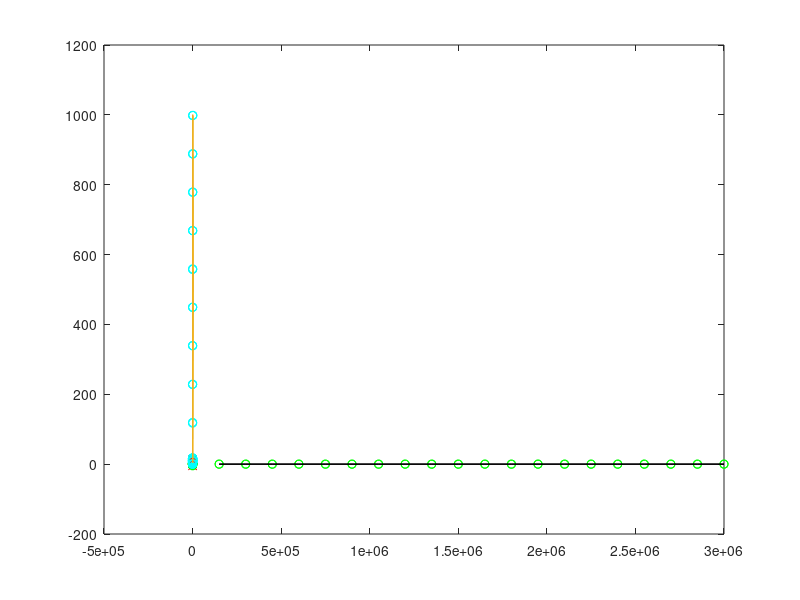

Here is the MATLAB script that generated this plot: (Note: this script raises an error after producing the figure.)
% Fit the data in a least squares sense with polynomials of degrees 1 through
% 10. Compare the fitted polynomial with erf(t) for values of t between the data
% points. How does the maximum error depend on the polynomial degree?

clear all;
clc;
format long;

for k = 1:11
    t(k) = (k - 1)/10;
    y(k) = erf(t(k));
end
plot(t,y,'ro');
y = y';
hold on;

for degree = 1:10
    
    for i = 0:degree
        X(:,i+1) = t.^(degree-i);
    end
    X(:,degree+1) = ones(11,1);

    beta = X\y;

    x = 0:.001:1;
    
    for j = 0:degree
        B(:,j+1) = x.^(degree-j);
    end
    B(:,degree+1) = ones(1001,1);

    L = B*beta;

    plot(x, L, '-');

    for l = 1:10;
        approx = L(((l-1)*.1 < x) & (x < l*.1))';
        true = erf(x(((l-1)*.1 < x) & (x < l*.1)));
        Errors(:,l) = max(abs(true - approx));
    end
    Errors'
end

%%%%%%%%%%%%%%%%%%%%%%%%%%%%%%%%%%%%%%%%%%%%%%%%%%%%%
% Because erf(t) is an odd function of t, that is, erf(x) = −erf(−x), it is
% reasonable to fit the data by a linear combination of odd powers of t:
% erf(t) ≈ c 1 t + c 2 t 3 + · · · + c n t 2n−1 .
% Again, see how the error between data points depends on n.

clear all;
clc;
format long;

for k = 1:11
    t(k) = (k - 1)/10;
    y(k) = erf(t(k));
end
plot(t,y,'ro');
y = y';
hold on;

for degree = 1:2:19
    
    for i = 0:2:degree
        X(:,i+1) = t.^(degree-i);
    end
    X(:,degree+1) = ones(11,1);

    beta = X\y;
    
    x = 0:.001:1;
    
    for j = 0:2:degree
        B(:,j+1) = x.^(degree-j);
    end
    B(:,degree+1) = ones(1001,1);

    L = B*beta;

    plot(x, L, '-');

    for l = 1:10;
        approx = L(((l-1)*.1 < x) & (x < l*.1))';
        true = erf(x(((l-1)*.1 < x) & (x < l*.1)));
        Errors(:,l) = max(abs(true - approx));
    end
    Errors'
end

%%%%%%%%%%%%%%%%%%%%%%%%%%%%%%%%%%%%%%%%%%%%%%%%%%%%%%%%%%
% Fit the data with a straight line, y(t) = β 1 + β 2 t, and plot the residuals,
% y(t k ) − y k . You should observe that one of the data points has a much larger
% residual than the others. This is probably an outlier.

clear all; clc;
format long;

t = 1:25;
y = [  5.0291  6.5099  5.3666  4.1272  4.2948
       6.1261 12.5140 10.0502  9.1614  7.5677
       7.2920 10.0357 11.0708 13.4045 12.8415
      11.9666 11.0765 11.7774 14.5701 17.0440
      17.0398 15.9069 15.4850 15.5112 17.6572];
  y = y';
  y = y(:);
  
  plot(t, y, 'co');
  hold on;
  
  X(:,1) = t;
  X(:,2) = ones(25,1);
  
  beta = X\y;
  
  x = 1:25;
  
  B(:,1) = x;
  B(:,2) = ones(length(x), 1);
  
  f = B*beta;
  
  plot(x, f, '-');
  
  r = f - y
 
  plot(t,r,'go', t, zeros(length(t),1), 'k-')

  plot(7, y(7), 'rx', 7, r(7), 'rx');
 
%%%%%%%%%%%%%%%%%%%%%%%%%%%%%%%%%%%%%%%%%%%%%%%%%%%%%%%%%%5
% Discard the outlier, and fit the data again by a straight line. Plot the
% residuals again. Do you see any pattern in the residuals?

clear all; clc;
format long;

t = 1:25;
y = [  5.0291  6.5099  5.3666  4.1272  4.2948
       6.1261 12.5140 10.0502  9.1614  7.5677
       7.2920 10.0357 11.0708 13.4045 12.8415
      11.9666 11.0765 11.7774 14.5701 17.0440
      17.0398 15.9069 15.4850 15.5112 17.6572];
y = y';
y = y(:);

y(7) = [];
t(7) = [];
  
plot(t, y, 'co');
hold on;

X(:,1) = t;
X(:,2) = ones(24,1);
  
beta = X\y;
  
x = 1:25;
x(7) = [];

B(:,1) = x;
B(:,2) = ones(length(x), 1);
  
f = B*beta;
  
plot(x, f, '-');
  
r = f - y;
  
plot(t, r, 'go', t, zeros(length(t),1), 'k-');

%%%%%%%%%%%%%%%%%%%%%%%%%%%%%%%%%%%%%%%%%%%%%%%%%%%%%%%%%%%%%%
% Fit the data, with the outlier excluded, by a model of the form
% y(t) = β 1 + β 2 t + β 3 sin t.

clear all; clc;
format long;

t = 1:25;
y = [  5.0291  6.5099  5.3666  4.1272  4.2948
       6.1261 12.5140 10.0502  9.1614  7.5677
       7.2920 10.0357 11.0708 13.4045 12.8415
      11.9666 11.0765 11.7774 14.5701 17.0440
      17.0398 15.9069 15.4850 15.5112 17.6572];
y = y';
y = y(:);

y(7) = [];
t(7) = [];
  
plot(t, y, 'co');
hold on;

X(:,1) = t;
X(:,2) = sin(t);
X(:,3) = ones(24,1);
  
beta = X\y;
  
x = 1:0.01:26;

B(:,1) = x;
B(:,2) = sin(x);
B(:,3) = ones(length(x), 1);
  
f = B*beta;
  
plot(x, f, '-');
plot(7, 12.5140, 'r*');

%%%%%%%%%%%%%%%%%%%%%%%%%%%%%%%%%%%%%%%%%%%%%%%%%%%%%%%%%%%%%%
% Norris: linear polynomial for calibration of ozone monitors;

clear all; clc;
format long;

y = [ 0.1 338.8 118.1 888.0 9.2 228.1 668.5 998.5 449.1 778.9 559.2 0.3 0.1 778.1 668.8 339.3 448.9 10.8 557.7 228.3 998.0 888.8 119.6 0.3 0.6 557.6 339.3 888.0 998.5 778.9 10.2 117.6 228.9 668.4 449.2 0.2];
  
x = [ 0.2 337.4 118.2 884.6 10.1 226.5 666.3 996.3 448.6 777.0 558.2 0.4 0.6 775.5 666.9 338.0 447.5 11.6 556.0 228.1 995.8 887.6 120.2 0.3 0.3 556.8 339.1 887.2 999.0 779.0 11.1 118.3 229.2 669.1 448.9 0.5];

plot(x,y,'co');
hold on;

X(:,1) = x;
X(:,2) = ones(length(x), 1);

beta = X\y'

f = X*beta;

plot(x, f, '-');

r = y' - f;

%%%%%%%%%%%%%%%%%%%%%%%%%%%%%%%%%%%%%%%%%%%%%%%%%%%%%%%%%%%%%%%%%%
% Pontius: quadratic polynomial for calibration of load cells.

clear all; clc;
format long;

y = [.11019 .21956 .32949 .43899 .54803 .65694 .76562 .87487 .98292 1.09146 1.20001 1.30822 1.41599 1.52399 1.63194 1.73947 1.84646 1.95392 2.06128 2.16844 .11052 .22018 .32939 .43886 .54798 .65739 .76596 .87474 .98300 1.09150 1.20004 1.30818 1.41613 1.52408 1.63159 1.73965 1.84696 1.95445 2.06177 2.16829];
x = [150000 300000 450000 600000 750000 900000 1050000 1200000 1350000 1500000 1650000 1800000 1950000 2100000 2250000 2400000 2550000 2700000 2850000 3000000 150000 300000 450000 600000 750000 900000 1050000 1200000 1350000 1500000 1650000 1800000 1950000 2100000 2250000 2400000 2550000 2700000 2850000 3000000];

%plot(x,y,'co');
hold on;

X(:,1) = x;
X(:,2) = x.^2;
X(:,3) = ones(length(x), 1);

beta = X\y';

B(:,1) = x;
B(:,2) = x.^2;
B(:,3) = ones(length(x), 1);

f = B*beta;

%plot(x, f, '-');

r = y' - f;

plot(x, r, 'go', x, zeros(length(x),1), 'k-');

%%%%%%%%%%%%%%%%%%%%%%%%%%%%%%%%%%%%%%%%%%%%%%%%%%%%%%%%%%%%%%%%%%
% The data set is available from the NIST Web site. There is one line for each
% data point. The data are given with the first number on the line a value
% of y, and the second number the corresponding x. The x-values are not
% monotonically ordered, but it is not necessary to sort them. Let n be the
% number of data points and p = 11 the number of polynomial coefficients

clear all; clc; close all;
format long;

y = [0.8116 0.9072 0.9052 0.9039 0.8053 0.8377 0.8667 0.8809 0.7975 0.8162 0.8515 0.8766 0.8885 0.8859 0.8959 0.8913 0.8959 0.8971 0.9021 0.909 0.9139 0.9199 0.8692 0.8872 0.89 0.891 0.8977 0.9035 0.9078 0.7675 0.7705 0.7713 0.7736 0.7775 0.7841 0.7971 0.8329 0.8641 0.8804 0.7668 0.7633 0.7678 0.7697 0.77 0.7749 0.7796 0.7897 0.8131 0.8498 0.8741 0.8061 0.846 0.8751 0.8856 0.8919 0.8934 0.894 0.8957 0.9047 0.9129 0.9209 0.9219 0.7739 0.7681 0.7665 0.7703 0.7702 0.7761 0.7809 0.7961 0.8253 0.8602 0.8809 0.8301 0.8664 0.8834 0.8898 0.8964 0.8963 0.9074 0.9119 0.9228];
x = [-6.860120914 -4.324130045 -4.358625055 -4.358426747 -6.955852379 -6.661145254 -6.355462942 -6.118102026 -7.115148017 -6.815308569 -6.519993057 -6.204119983 -5.853871964 -6.109523091 -5.79832982 -5.482672118 -5.171791386 -4.851705903 -4.517126416 -4.143573228 -3.709075441 -3.499489089 -6.300769497 -5.953504836 -5.642065153 -5.031376979 -4.680685696 -4.329846955 -3.928486195 -8.56735134 -8.363211311 -8.107682739 -7.823908741 -7.522878745 -7.218819279 -6.920818754 -6.628932138 -6.323946875 -5.991399828 -8.781464495 -8.663140179 -8.473531488 -8.247337057 -7.971428747 -7.676129393 -7.352812702 -7.072065318 -6.774174009 -6.478861916 -6.159517513 -6.835647144 -6.53165267 -6.224098421 -5.910094889 -5.598599459 -5.290645224 -4.974284616 -4.64454848 -4.290560426 -3.885055584 -3.408378962 -3.13200249 -8.726767166 -8.66695597 -8.511026475 -8.165388579 -7.886056648 -7.588043762 -7.283412422 -6.995678626 -6.691862621 -6.392544977 -6.067374056 -6.684029655 -6.378719832 -6.065855188 -5.752272167 -5.132414673 -4.811352704 -4.098269308 -3.66174277 -3.2644011];

plot(x,y,'c.');
hold on;

xx = -9:.001:-3;

X(:,1) = x.^10;
X(:,2) = x.^9;
X(:,3) = x.^8;
X(:,4) = x.^7;
X(:,5) = x.^6;
X(:,6) = x.^5;
X(:,7) = x.^4;
X(:,8) = x.^3;
X(:,9) = x.^2;
X(:,10) = x.^1;
X(:,11) = ones(length(x), 1);

beta = X\y';

B1 = polyfit(x,y,10)';        % polyfit
B2 = beta;                    % backslash
B3 = pinv(X)*y';              % Pseudoinverse
B4 = inv(X'*X)*X'*y';         % Normal Equation

u = mean(x);                  % Centering
o = std(x);
t = (x - u)./o;
C(:,1) = t.^10;
C(:,2) = t.^9;
C(:,3) = t.^8;
C(:,4) = t.^7;
C(:,5) = t.^6;
C(:,6) = t.^5;
C(:,7) = t.^4;
C(:,8) = t.^3;
C(:,9) = t.^2;
C(:,10) = t.^1;
C(:,11) = ones(length(t), 1);
B5 = polyfit(t,y,10)';

betaTrue = [-0.0000402962525080404 -0.00246781078275479 -0.0670191154593408 -1.06221498588947 -10.8753180355343 -75.1242017393757 -354.478233703349 -1127.97394098372 -2316.37108160893 -2772.17959193342 -1467.48961422980];  
B6 = betaTrue';

XX(:,1) = xx.^10;
XX(:,2) = xx.^9;
XX(:,3) = xx.^8;
XX(:,4) = xx.^7;
XX(:,5) = xx.^6;
XX(:,6) = xx.^5;
XX(:,7) = xx.^4;
XX(:,8) = xx.^3;
XX(:,9) = xx.^2;
XX(:,10) = xx.^1;
XX(:,11) = ones(length(xx), 1);

P1 = XX*B1;             % polyfit
P2 = XX*B2;             % backslash
P3 = XX*B3;             % Pseudoinverse
P5 = C*B5;              % Centering
P6 = XX*B6;             % Given Beta's

plot(xx,P1,'r-');
plot(xx,P2,'y-');       %P2 = P3 = P5
plot(xx,P3,'g-');
plot(xx,P6,'b-');       %P1 = P6

%%%%%%%%%%%%%%%%%%%%%%%%%%%%%%%%%%%%%%%%%%%%%%%%%%%%%%%%%%%%%%%%%%%
% As your first experiment, load the data into Matlab, plot it with ‘.’
% as the line type, and then invoke the Basic Fitting tool available under the
% Tools menu on the figure window. Select the 10th-degree polynomial fit.
% You will be warned that the polynomial is badly conditioned, but ignore that
% for now. How do the computed coefficients compare with the certified values
% on the NIST Web page? How does the plotted fit compare with the graphic
% on the NIST Web page? The basic fitting tool also displays the norm of the
% residuals, ∥r∥. Compare this with the NIST quantity “Residual Standard
% Deviation,” which is
%      ∥r∥ / sqrt(n - p)

clear all; clc; close all;
format long;

y = [0.8116 0.9072 0.9052 0.9039 0.8053 0.8377 0.8667 0.8809 0.7975 0.8162 0.8515 0.8766 0.8885 0.8859 0.8959 0.8913 0.8959 0.8971 0.9021 0.909 0.9139 0.9199 0.8692 0.8872 0.89 0.891 0.8977 0.9035 0.9078 0.7675 0.7705 0.7713 0.7736 0.7775 0.7841 0.7971 0.8329 0.8641 0.8804 0.7668 0.7633 0.7678 0.7697 0.77 0.7749 0.7796 0.7897 0.8131 0.8498 0.8741 0.8061 0.846 0.8751 0.8856 0.8919 0.8934 0.894 0.8957 0.9047 0.9129 0.9209 0.9219 0.7739 0.7681 0.7665 0.7703 0.7702 0.7761 0.7809 0.7961 0.8253 0.8602 0.8809 0.8301 0.8664 0.8834 0.8898 0.8964 0.8963 0.9074 0.9119 0.9228];
x = [-6.860120914 -4.324130045 -4.358625055 -4.358426747 -6.955852379 -6.661145254 -6.355462942 -6.118102026 -7.115148017 -6.815308569 -6.519993057 -6.204119983 -5.853871964 -6.109523091 -5.79832982 -5.482672118 -5.171791386 -4.851705903 -4.517126416 -4.143573228 -3.709075441 -3.499489089 -6.300769497 -5.953504836 -5.642065153 -5.031376979 -4.680685696 -4.329846955 -3.928486195 -8.56735134 -8.363211311 -8.107682739 -7.823908741 -7.522878745 -7.218819279 -6.920818754 -6.628932138 -6.323946875 -5.991399828 -8.781464495 -8.663140179 -8.473531488 -8.247337057 -7.971428747 -7.676129393 -7.352812702 -7.072065318 -6.774174009 -6.478861916 -6.159517513 -6.835647144 -6.53165267 -6.224098421 -5.910094889 -5.598599459 -5.290645224 -4.974284616 -4.64454848 -4.290560426 -3.885055584 -3.408378962 -3.13200249 -8.726767166 -8.66695597 -8.511026475 -8.165388579 -7.886056648 -7.588043762 -7.283412422 -6.995678626 -6.691862621 -6.392544977 -6.067374056 -6.684029655 -6.378719832 -6.065855188 -5.752272167 -5.132414673 -4.811352704 -4.098269308 -3.66174277 -3.2644011];

plot(x,y,'c.');
hold on;

%%%%%%%%%%%%%%%%%%%%%%%%%%%%%%%%%%%%%%%%%%%%%%%%%%%%%%%%%%%%%%%%%%%%%
% Examine this data set more carefully by using six different methods to
% compute the polynomial fit. Explain all the warning messages you receive
% during these computations.
% • Polyfit: Use polyfit(x,y,10).
% • Backslash: Use X\y, where X is the n-by-p truncated Vandermonde
% matrix with elements
% X i,j = x p−j
% , i = 1, . . . , n, j = 1, . . . , p.
% i
% • Pseudoinverse: Use pinv(X)*y.
% • Normal equations: Use inv(X’*X)*X’*y.
% • Centering: Let μ = mean(x), σ = std(x), t = (x − μ)/σ.
% Use polyfit(t,y,10).
% • Certified coefficients: Obtain the coefficients from the NIST Web page.

clear all; clc; close all;
format long;

y = [0.8116 0.9072 0.9052 0.9039 0.8053 0.8377 0.8667 0.8809 0.7975 0.8162 0.8515 0.8766 0.8885 0.8859 0.8959 0.8913 0.8959 0.8971 0.9021 0.909 0.9139 0.9199 0.8692 0.8872 0.89 0.891 0.8977 0.9035 0.9078 0.7675 0.7705 0.7713 0.7736 0.7775 0.7841 0.7971 0.8329 0.8641 0.8804 0.7668 0.7633 0.7678 0.7697 0.77 0.7749 0.7796 0.7897 0.8131 0.8498 0.8741 0.8061 0.846 0.8751 0.8856 0.8919 0.8934 0.894 0.8957 0.9047 0.9129 0.9209 0.9219 0.7739 0.7681 0.7665 0.7703 0.7702 0.7761 0.7809 0.7961 0.8253 0.8602 0.8809 0.8301 0.8664 0.8834 0.8898 0.8964 0.8963 0.9074 0.9119 0.9228];
x = [-6.860120914 -4.324130045 -4.358625055 -4.358426747 -6.955852379 -6.661145254 -6.355462942 -6.118102026 -7.115148017 -6.815308569 -6.519993057 -6.204119983 -5.853871964 -6.109523091 -5.79832982 -5.482672118 -5.171791386 -4.851705903 -4.517126416 -4.143573228 -3.709075441 -3.499489089 -6.300769497 -5.953504836 -5.642065153 -5.031376979 -4.680685696 -4.329846955 -3.928486195 -8.56735134 -8.363211311 -8.107682739 -7.823908741 -7.522878745 -7.218819279 -6.920818754 -6.628932138 -6.323946875 -5.991399828 -8.781464495 -8.663140179 -8.473531488 -8.247337057 -7.971428747 -7.676129393 -7.352812702 -7.072065318 -6.774174009 -6.478861916 -6.159517513 -6.835647144 -6.53165267 -6.224098421 -5.910094889 -5.598599459 -5.290645224 -4.974284616 -4.64454848 -4.290560426 -3.885055584 -3.408378962 -3.13200249 -8.726767166 -8.66695597 -8.511026475 -8.165388579 -7.886056648 -7.588043762 -7.283412422 -6.995678626 -6.691862621 -6.392544977 -6.067374056 -6.684029655 -6.378719832 -6.065855188 -5.752272167 -5.132414673 -4.811352704 -4.098269308 -3.66174277 -3.2644011];

plot(x,y,'c.');
hold on;

xx = -9:.001:-3;

X(:,1) = x.^10;
X(:,2) = x.^9;
X(:,3) = x.^8;
X(:,4) = x.^7;
X(:,5) = x.^6;
X(:,6) = x.^5;
X(:,7) = x.^4;
X(:,8) = x.^3;
X(:,9) = x.^2;
X(:,10) = x.^1;
X(:,11) = ones(length(x), 1);

beta = X\y';

B1 = polyfit(x,y,10)';        % polyfit
B2 = beta;                    % backslash
B3 = pinv(X)*y';              % Pseudoinverse
B4 = inv(X'*X)*X'*y';         % Normal Equation

u = mean(x);                  % Centering
o = std(x);
t = (x - u)./o;
C(:,1) = t.^10;
C(:,2) = t.^9;
C(:,3) = t.^8;
C(:,4) = t.^7;
C(:,5) = t.^6;
C(:,6) = t.^5;
C(:,7) = t.^4;
C(:,8) = t.^3;
C(:,9) = t.^2;
C(:,10) = t.^1;
C(:,11) = ones(length(t), 1);
B5 = polyfit(t,y,10)';

betaTrue = [-0.0000402962525080404 -0.00246781078275479 -0.0670191154593408 -1.06221498588947 -10.8753180355343 -75.1242017393757 -354.478233703349 -1127.97394098372 -2316.37108160893 -2772.17959193342 -1467.48961422980];  
B6 = betaTrue';

XX(:,1) = xx.^10;
XX(:,2) = xx.^9;
XX(:,3) = xx.^8;
XX(:,4) = xx.^7;
XX(:,5) = xx.^6;
XX(:,6) = xx.^5;
XX(:,7) = xx.^4;
XX(:,8) = xx.^3;
XX(:,9) = xx.^2;
XX(:,10) = xx.^1;
XX(:,11) = ones(length(xx), 1);

P1 = XX*B1;             % polyfit
P2 = XX*B2;             % backslash
P3 = XX*B3;             % Pseudoinverse
P5 = C*B5;              % Centering
P6 = XX*B6;             % Given Beta's

%polyNorm = norm(y-P1)
%backslashNorm = norm(y'-P2)
%PseudoinverseNorm = norm(y'-P3)
%CenteringNorm = norm(y'-P5)
%GivenBetaNorm = norm(y'-P6)

plot(xx,P1,'r-');
plot(xx,P2,'y-');       %P2 = P3 = P5
plot(xx,P3,'g-');
plot(xx,P6,'b-');       %P1 = P6

%%%%%%%%%%%%%%%%%%%%%%%%%%%%%%%%%%%%%%%%%%%%%%%%%%%%%%%%%%%%%%%%%%%%5
% What are the norms of the residuals for the fits computed by the six
% different methods?

clear all; clc; close all;
format long;

y = [0.8116 0.9072 0.9052 0.9039 0.8053 0.8377 0.8667 0.8809 0.7975 0.8162 0.8515 0.8766 0.8885 0.8859 0.8959 0.8913 0.8959 0.8971 0.9021 0.909 0.9139 0.9199 0.8692 0.8872 0.89 0.891 0.8977 0.9035 0.9078 0.7675 0.7705 0.7713 0.7736 0.7775 0.7841 0.7971 0.8329 0.8641 0.8804 0.7668 0.7633 0.7678 0.7697 0.77 0.7749 0.7796 0.7897 0.8131 0.8498 0.8741 0.8061 0.846 0.8751 0.8856 0.8919 0.8934 0.894 0.8957 0.9047 0.9129 0.9209 0.9219 0.7739 0.7681 0.7665 0.7703 0.7702 0.7761 0.7809 0.7961 0.8253 0.8602 0.8809 0.8301 0.8664 0.8834 0.8898 0.8964 0.8963 0.9074 0.9119 0.9228];
x = [-6.860120914 -4.324130045 -4.358625055 -4.358426747 -6.955852379 -6.661145254 -6.355462942 -6.118102026 -7.115148017 -6.815308569 -6.519993057 -6.204119983 -5.853871964 -6.109523091 -5.79832982 -5.482672118 -5.171791386 -4.851705903 -4.517126416 -4.143573228 -3.709075441 -3.499489089 -6.300769497 -5.953504836 -5.642065153 -5.031376979 -4.680685696 -4.329846955 -3.928486195 -8.56735134 -8.363211311 -8.107682739 -7.823908741 -7.522878745 -7.218819279 -6.920818754 -6.628932138 -6.323946875 -5.991399828 -8.781464495 -8.663140179 -8.473531488 -8.247337057 -7.971428747 -7.676129393 -7.352812702 -7.072065318 -6.774174009 -6.478861916 -6.159517513 -6.835647144 -6.53165267 -6.224098421 -5.910094889 -5.598599459 -5.290645224 -4.974284616 -4.64454848 -4.290560426 -3.885055584 -3.408378962 -3.13200249 -8.726767166 -8.66695597 -8.511026475 -8.165388579 -7.886056648 -7.588043762 -7.283412422 -6.995678626 -6.691862621 -6.392544977 -6.067374056 -6.684029655 -6.378719832 -6.065855188 -5.752272167 -5.132414673 -4.811352704 -4.098269308 -3.66174277 -3.2644011];

plot(x,y,'c.');
hold on;

xx = -9:.001:-3;

X(:,1) = x.^10;
X(:,2) = x.^9;
X(:,3) = x.^8;
X(:,4) = x.^7;
X(:,5) = x.^6;
X(:,6) = x.^5;
X(:,7) = x.^4;
X(:,8) = x.^3;
X(:,9) = x.^2;
X(:,10) = x.^1;
X(:,11) = ones(length(x), 1);

beta = X\y';

B1 = polyfit(x,y,10)';        % polyfit
B2 = beta;                    % backslash
B3 = pinv(X)*y';              % Pseudoinverse
B4 = inv(X'*X)*X'*y';         % Normal Equation

u = mean(x);                  % Centering
o = std(x);
t = (x - u)./o;
C(:,1) = t.^10;
C(:,2) = t.^9;
C(:,3) = t.^8;
C(:,4) = t.^7;
C(:,5) = t.^6;
C(:,6) = t.^5;
C(:,7) = t.^4;
C(:,8) = t.^3;
C(:,9) = t.^2;
C(:,10) = t.^1;
C(:,11) = ones(length(t), 1);
B5 = polyfit(t,y,10)';

betaTrue = [-0.0000402962525080404 -0.00246781078275479 -0.0670191154593408 -1.06221498588947 -10.8753180355343 -75.1242017393757 -354.478233703349 -1127.97394098372 -2316.37108160893 -2772.17959193342 -1467.48961422980];  
B6 = betaTrue';

P1 = X*B1;
P2 = X*B2;
P3 = X*B3;
P4 = X*B4;
P5 = C*B5;
P6 = X*B6;

polyNorm = norm(y'-P1)
backslashNorm = norm(y'-P2)
PseudoinverseNorm = norm(y'-P3)
NormalEquationNorm = norm(y' - P4)
CenteringNorm = norm(y'-P5)
GivenBetaNorm = norm(y'-P6)

%%%%%%%%%%%%%%%%%%%%%%%%%%%%%%%%%%%%%%%%%%%%%%%%%%%%%%%%%%%%%%%%%
% Longley data set. The Longley data set of labor statistics was one of the first
% used to test the accuracy of least squares computations. You don’t need to
% go to the NIST Web site to do this problem, but if you are interested in the
% background, you should see the Longley page at [3]. The data set is available
% in NCM in the file longley.dat. You can bring the data into Matlab with
% load longley.dat
% y = longley(:,1);
% X = longley(:,2:7);
% There are 16 observations of 7 variables, gathered over the years 1947 to 1962.
% The variable y and the 6 variables making up the columns of the data matrix
% X are
% y = Total Derived Employment,
% x1 = GNP Implicit Price Deflater,
% x2 = Gross National Product,
% x3 = Unemployment,
% x4 = Size of Armed Forces,
% x5 = Noninstitutional Population Age 14 and Over,
% x6 = Year.
%The objective is to predict y by a linear combination of a constant and the
%six x’s:
% y = B0 + sum(from 1 to 6) of Bk*xk

clear all; clc; close all;
format long;

load longley.dat
y = longley(:,1);
X = longley(:,2:7);

one = ones(length(y), 1);
X = [one, X];

beta = X\y;

P = X*beta;

E = (y - P)/2;

R = corrcoef(X(:,2:end));

y = y - mean(y);
y = y/std(y);

for k = 2:7
    X(:,k) = X(:,k) - mean(X(:,k));
    X(:,k) = X(:,k)/std(X(:,k));
end

C = [y, X(:,2:end)];
plot(C);

%%%%%%%%%%%%%%%%%%%%%%%%%%%%%%%%%%%%%%%%%%%%%%%%%%%%%%%%%%%%%%%%%%%
% Use the Matlab backslash operator to compute β 0 , β 1 , . . . , β 6 . This
% involves augmenting X with a column of all 1’s, corresponding to the constant
% term.

clear all; clc; close all;
format long;

load longley.dat
y = longley(:,1);
X = longley(:,2:7);

one = ones(length(y), 1);
X = [one, X];

beta = X\y

%%%%%%%%%%%%%%%%%%%%%%%%%%%%%%%%%%%%%%%%%%%%%%%%%%%%%%%%%%%%%%%%%%
% Use errorbar to plot y with error bars whose magnitude is the difference
% between y and the least squares fit.

clear all; clc; close all;
format long;

load longley.dat
y = longley(:,1);
X = longley(:,2:7);

one = ones(length(y), 1);
X = [one, X];

beta = X\y;

P = X*beta;

plot(X(:,7),y,'ro');
hold on;

E = (y - P)/2;
errorbar(X(:,7), y, E);

%%%%%%%%%%%%%%%%%%%%%%%%%%%%%%%%%%%%%%%%%%%%%%%%%%%%%%%%%%%%%%%%%%%
% Use corrcoef to compute the correlation coefficients for X without the
% column of 1’s. Which variables are highly correlated?

clear all; clc; close all;
format long;

load longley.dat
y = longley(:,1);
X = longley(:,2:7);

one = ones(length(y), 1);
X = [one, X];

beta = X\y;

P = X*beta;

%plot(X(:,7),y,'ro');
%hold on;

E = (y - P)/2;
%errorbar(X(:,7), y, E);

R = corrcoef(X(:,2:end))

%%%%%%%%%%%%%%%%%%%%%%%%%%%%%%%%%%%%%%%%%%%%%%%%%%%%%%%%%%%%%%%%%%%
% Normalize the vector y so that its mean is zero and its standard deviation
% is one. You can do this with
% y = y - mean(y);
% y = y/std(y)
% Do the same thing to the columns of X. Now plot all seven normalized vari-
% ables on the same axis. Include a legend.

clear all; clc; close all;
format long;

load longley.dat
y = longley(:,1);
X = longley(:,2:7);

one = ones(length(y), 1);
X = [one, X];

beta = X\y;

P = X*beta;

hold on;

E = (y - P)/2;

R = corrcoef(X(:,2:end));

y = y - mean(y);
y = y/std(y);

for k = 2:7
    X(:,k) = X(:,k) - mean(X(:,k));
    X(:,k) = X(:,k)/std(X(:,k));
end

C = [y, X(:,2:end)];
plot(C);

%%%%%%%%%%%%%%%%%%%%%%%%%%%%%%%%%%%%%%%%%%%%%%%%%%%%%%%%%%%%%%%%%%
% Determine the coefficients in the quadratic form that fits these data in
% the least squares sense by setting one of the coefficients equal to one and
% solving a 10-by-5 overdetermined system of linear equations for the other
% five coefficients. Plot the orbit with x on the x-axis and y on the y-axis.
% Superimpose the ten data points on the plot.

clear all; clc; close all;
format long;

[X,Y] = meshgrid(-0.75:0.01:1.5,-0.5:0.01:1.5);

x = [1.02 .95 .87 .77 .67 .56 .44 .30 .16 .01]';
y = [0.39 .32 .27 .22 .18 .15 .13 .12 .13 .15]';

plot(x,y,'co');
hold on;

M(:,1) = x.^2;
M(:,2) = x.*y;
M(:,3) = y.^2;
M(:,4) = x;
M(:,5) = y;

f = -ones(length(x), 1);

beta = M\f

Z = beta(1)*X.^2 + beta(2)*X.*Y + beta(3)*Y.^2 + beta(4)*X + beta(5)*Y + 1;
contour(X,Y,Z,[0 0])

%%%%%%%%%%%%%%%%%%%%%%%%%%%%%%%%%%%%%%%%%%%%%%%%%%%%%%%%%%%%%%%%%%%%%%%
% This least squares problem is nearly rank deficient. To see what effect this
% has on the solution, perturb the data slightly by adding to each coordinate
% of each data point a random number uniformly distributed in the interval
% [−.0005, .0005]. Compute the new coefficients resulting from the perturbed
% data. Plot the new orbit on the same plot with the old orbit. Comment on
% your comparison of the sets of coefficients and the orbits.

clear all; clc; close all;
format long;

[X,Y] = meshgrid(-0.75:0.01:1.5,-0.5:0.01:1.5);

x = [1.02 .95 .87 .77 .67 .56 .44 .30 .16 .01]';
y = [0.39 .32 .27 .22 .18 .15 .13 .12 .13 .15]';

plot(x,y,'co');
hold on;

M(:,1) = x.^2;
M(:,2) = x.*y;
M(:,3) = y.^2;
M(:,4) = x;
M(:,5) = y;

f = -ones(length(x), 1);

beta = M\f;

Z = beta(1)*X.^2 + beta(2)*X.*Y + beta(3)*Y.^2 + beta(4)*X + beta(5)*Y + 1;
contour(X,Y,Z,[0 0])

a = -.0005;
b = .0005;
for k = 1:10;
    r = (b-a).*rand(1) + a;
    x(k) = x(k) + r;
end
for k = 1:10;
    r = (b-a).*rand(1) + a;
    y(k) = y(k) + r;
end

N(:,1) = x.^2;
N(:,2) = x.*y;
N(:,3) = y.^2;
N(:,4) = x;
N(:,5) = y;

beta = N\f

Z = beta(1)*X.^2 + beta(2)*X.*Y + beta(3)*Y.^2 + beta(4)*X + beta(5)*Y + 1;
contour(X,Y,Z,[0 0], 'r-')